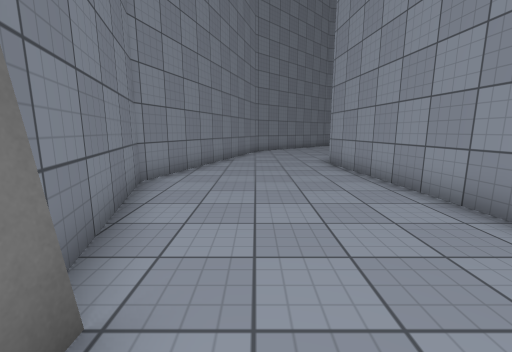
view 1 (above)

12 first-person views from a walk through a Unity game level. The camera is 1.3 m above the floor, tilts 10° down and sees 90° across. The floor is counted in squares, 1 m on a side. Each view is taken from the middle of a square. On the plan, view 1 faces up. The plan holds only what a view shows up to about 13 squares ahead; the rest is blank. The place goes on beyond the plan. The player character is not drawn. Surface patterns are stand-ins for the level's own textures.

view 2
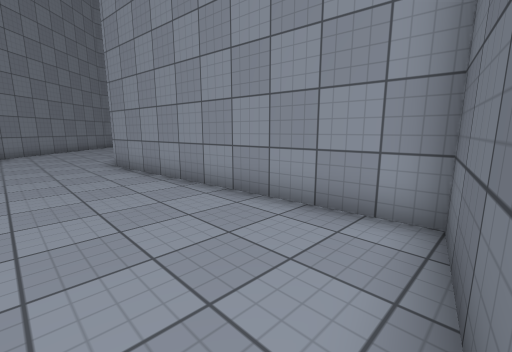

view 3
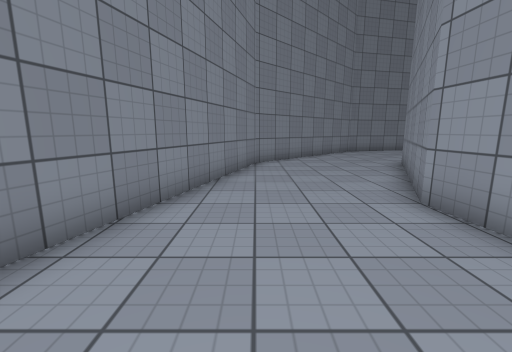

view 4
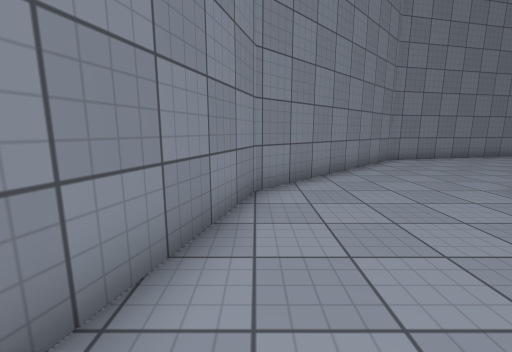

view 5
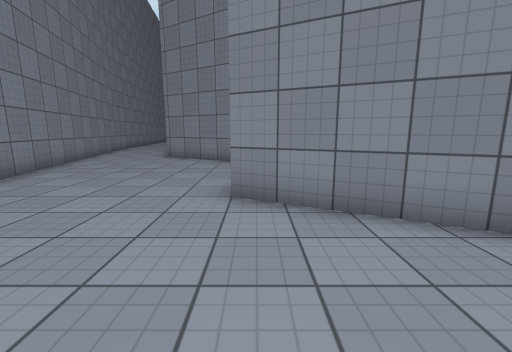

view 6
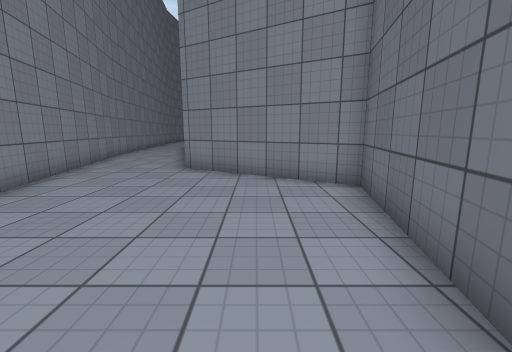

view 7
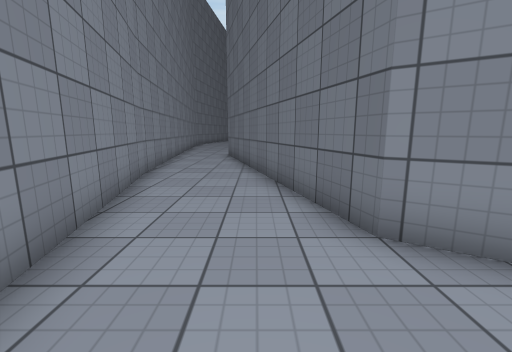

view 8
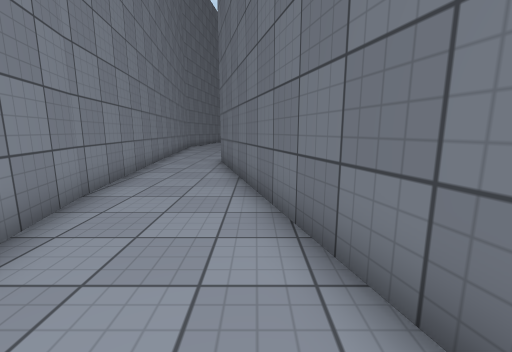

view 9
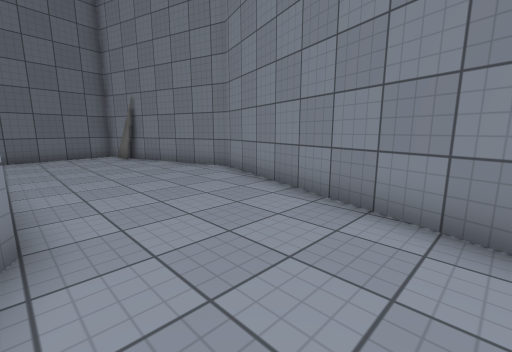

view 10
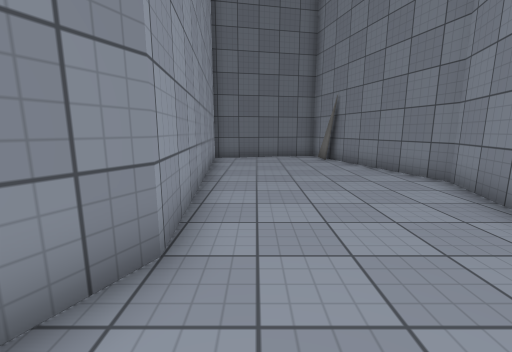

view 11
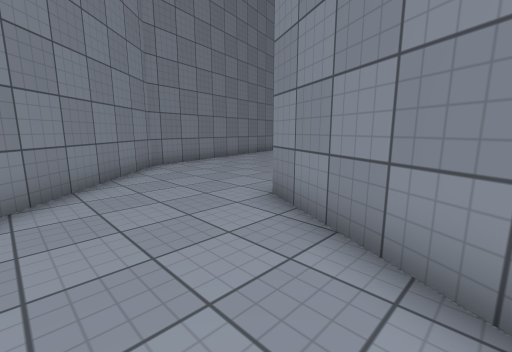

view 12
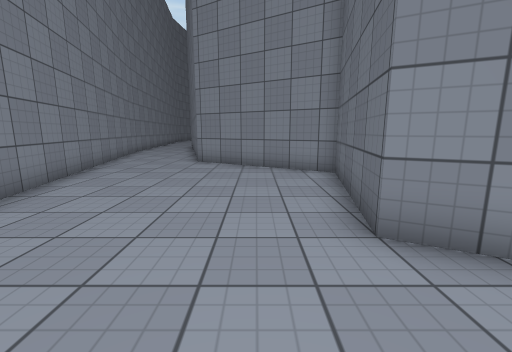

### Floor plan
Points are (right, up) in squares from view 1. A wall is a line through its corners. A room is listed if a view was taken in it or the views show most of it. See-through windows are left out.
Room 1 (views 1, 2, 3, 4, 5, 6, 7, 8, 9, 10, 11, 12)
walls: (19.1, 25.5) (6, 22.5) (0, 16.5) (-3, 6.5) (-1, -0.5) (4, 0.5) (3, 10.5) (6, 16.5) (11, 15.5) (14, 20.5) (24.6, 23.4); (-1.3, 1.6) (-1.3, 0.1); (24.5, 26.2) (19, 25.5)

Where each view was taken, in squares from view 1:
view 1: 0 up, 0 right, facing up
view 2: 0 up, 0 right, facing up-right
view 3: 6 up, 0 right, facing up
view 4: 11 up, 0 right, facing up
view 5: 16 up, 1 right, facing right
view 6: 18 up, 5 right, facing right
view 7: 22 up, 11 right, facing right
view 8: 22 up, 14 right, facing right
view 9: 14 up, 3 right, facing down-left
view 10: 13 up, 2 right, facing down
view 11: 13 up, 2 right, facing up-right
view 12: 18 up, 3 right, facing right
